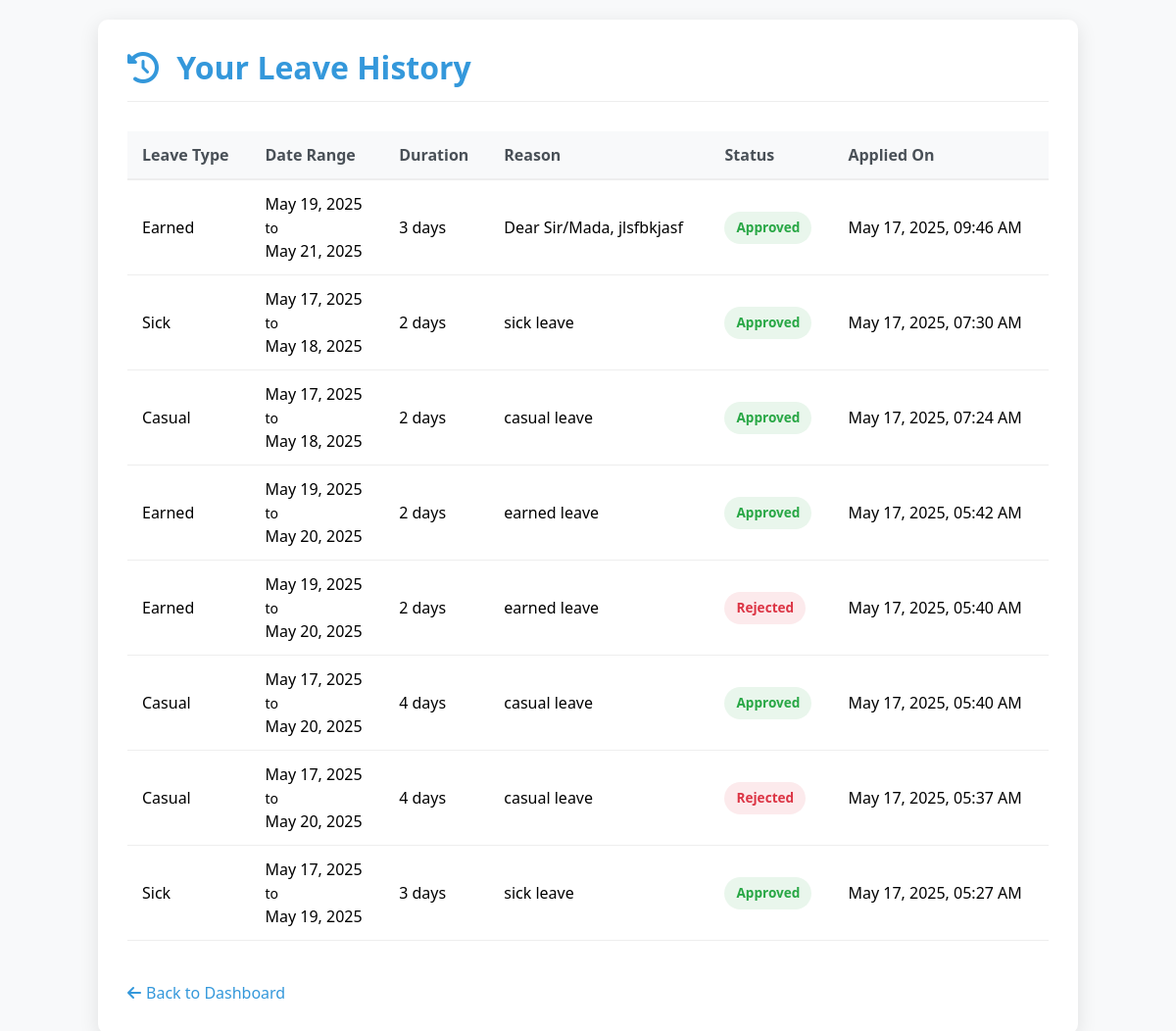
The page /leave_history.php (signed in) on the database its author committed.
### tables this page shows
CREATE TABLE `leave_applications` (
  `id` int(11) NOT NULL,
  `student_id` int(11) DEFAULT NULL,
  `leave_type` varchar(50) DEFAULT NULL,
  `from_date` date DEFAULT NULL,
  `to_date` date DEFAULT NULL,
  `reason` text DEFAULT NULL,
  `status` varchar(20) DEFAULT 'Pending',
  `applied_on` timestamp NOT NULL DEFAULT current_timestamp(),
  `notification_seen` tinyint(1) DEFAULT 0
);

### leave_history.php (the view, shortened to what this page needs)
<?php
include('../db.php');
$student_id = $_SESSION['student_id'];
$sql = "SELECT * FROM leave_applications WHERE student_id = $student_id ORDER BY applied_on DESC";
$result = $conn->query($sql);
?>
<!DOCTYPE html>
<html lang="en">
<head>
    <link href="https://cdn.jsdelivr.net/npm/bootstrap@5.3.3/dist/css/bootstrap.min.css" rel="stylesheet">
    <link rel="stylesheet" href="https://cdnjs.cloudflare.com/ajax/libs/font-awesome/6.4.0/css/all.min.css">
</head>
<body>
    <div class="history-container">
        <div class="history-header">
            <h2><i class="fas fa-history"></i> Your Leave History</h2>
        </div>
        <div class="table-responsive">
            <?php if ($result->num_rows > 0): ?>
                <table class="table">
                    <thead>
                        <tr>
                            <th>Leave Type</th>
                            <th>Date Range</th>
                            <th>Duration</th>
                            <th>Reason</th>
                            <th>Status</th>
                            <th>Applied On</th>
                        </tr>
                    </thead>
                    <tbody>
                        <?php while ($leave = $result->fetch_assoc()):
                            $start_date = new DateTime($leave['from_date']);
                            $end_date = new DateTime($leave['to_date']);
                            $duration = $start_date->diff($end_date)->days + 1;
                        ?>
                            <tr>
                                <td><?= htmlspecialchars($leave['leave_type']) ?></td>
                                <td>
                                    <?= date("M d, Y", strtotime($leave['from_date'])) ?><br>
                                    <small>to</small><br>
                                    <?= date("M d, Y", strtotime($leave['to_date'])) ?>
                                </td>
                                <td class="days-count"><?= $duration ?> day<?= $duration > 1 ? 's' : '' ?></td>
                                <td><?= htmlspecialchars($leave['reason']) ?></td>
                                <td>
                                    <span class="status-badge status-<?= strtolower($leave['status']) ?>">
                                        <?= htmlspecialchars($leave['status']) ?>
                                    </span>
                                </td>
                                <td><?= date("M d, Y, h:i A", strtotime($leave['applied_on'])) ?></td>
                            </tr>
                        <?php endwhile; ?>
                    </tbody>
                </table>
            <?php endif; ?>
        </div>
        <a href="dashboard.php" class="back-link">
            <i class="fas fa-arrow-left"></i> Back to Dashboard
        </a>
    </div>
</body>
</html>

### leave_history.php (style rules this page uses)
:root { --primary-color: #3498db; --secondary-color: #2980b9; --success-color: #28a745; --warning-color: #ffc107; --danger-color: #dc3545; --light-bg: #f8f9fa; }
body { font-family: 'Segoe UI', Tahoma, Geneva, Verdana, sans-serif; background-color: var(--light-bg); padding: 20px; }
.history-container { max-width: 1000px; margin: 0 auto; background: white; border-radius: 10px; box-shadow: 0 5px 20px rgba(0, 0, 0, 0.1); padding: 30px; }
.history-header { display: flex; justify-content: space-between; align-items: center; margin-bottom: 30px; border-bottom: 1px solid #eee; padding-bottom: 15px; }
.history-header h2 { color: var(--primary-color); font-weight: 600; margin-bottom: 0; }
.history-header i { margin-right: 10px; }
.table-responsive { overflow-x: auto; }
.table { width: 100%; border-collapse: collapse; }
.table thead th { background-color: #f8f9fa; color: #495057; font-weight: 600; padding: 12px 15px; text-align: left; border-bottom: 2px solid #eee; }
.table tbody td { padding: 12px 15px; border-bottom: 1px solid #eee; vertical-align: middle; }
.status-badge { padding: 6px 12px; border-radius: 20px; font-size: 0.85rem; font-weight: 600; display: inline-block; }
.status-approved { background-color: rgba(40, 167, 69, 0.1); color: var(--success-color); }
.status-rejected { background-color: rgba(220, 53, 69, 0.1); color: var(--danger-color); }
.back-link { display: inline-flex; align-items: center; margin-top: 25px; color: var(--primary-color); text-decoration: none; font-weight: 500; }
.back-link i { margin-right: 5px; }
.days-count { font-weight: 500; color: #495057; }

### rows shown on the page
leave_applications: leave_type "Earned", from_date "May 19, 2025", to_date "May 21, 2025", duration "3", shows "s", reason "Dear Sir/Mada, jlsfbkjasf", status "Approved", applied_on "May 17, 2025, 09:46 AM"
leave_applications: leave_type "Sick", from_date "May 17, 2025", to_date "May 18, 2025", duration "2", shows "s", reason "sick leave", status "Approved", applied_on "May 17, 2025, 07:30 AM"
leave_applications: leave_type "Casual", from_date "May 17, 2025", to_date "May 18, 2025", duration "2", reason "casual leave", status "Approved", applied_on "May 17, 2025, 07:24 AM"
leave_applications: leave_type "Earned", from_date "May 19, 2025", to_date "May 20, 2025", duration "2", shows "s", reason "earned leave", status "Approved", applied_on "May 17, 2025, 05:42 AM"
leave_applications: leave_type "Earned", from_date "May 19, 2025", to_date "May 20, 2025", duration "2", shows "s", reason "earned leave", status "Rejected", applied_on "May 17, 2025, 05:40 AM"
leave_applications: leave_type "Casual", from_date "May 17, 2025", to_date "May 20, 2025", duration "4", reason "casual leave", status "Approved", applied_on "May 17, 2025, 05:40 AM"
leave_applications: leave_type "Casual", from_date "May 17, 2025", to_date "May 20, 2025", duration "4", reason "casual leave", status "Rejected", applied_on "May 17, 2025, 05:37 AM"
leave_applications: leave_type "Sick", from_date "May 17, 2025", to_date "May 19, 2025", duration "3", shows "s", reason "sick leave", status "Approved", applied_on "May 17, 2025, 05:27 AM"
